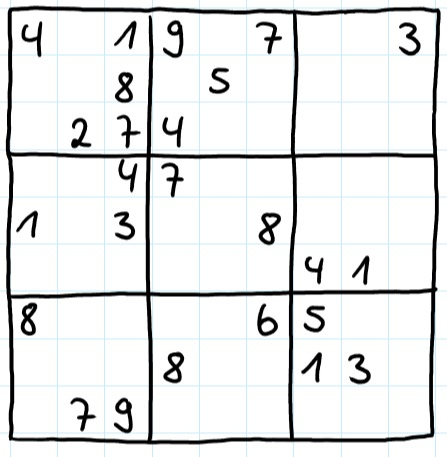
#> input picture images/bla3.jpeg, 447 x 457 px
$ python -i image_recognition.py   (imports and definitions only)
#> lines starting #> are read from the running program, lines starting #| are printed output that depends on the picture; after the words box and inside, x2 and y2 are one past the last pixel; in counts of white or black regions, pixels touching at a corner belong together
#> further down, picture is the input picture: shape (457, 447, 3); mean B, G, R 230.5, 230.3, 229.1
"""Contains functions for image recognition and manipulation
table of content:
    load_image
        resize_loaded_image
    image_proc_routine
        image_processing
            preprocessing_image UNUSED
            cropping_image
            scaling_image
            proc_cropped_image
            visualizing_current_image_processing
            formatting_sudoku_matrix
        identify_grid
            get_contours_filtered
            repair_lines
    draw_output_image
        draw_number
    save_output_image
    display_image_and_wait"""

import cv2
import pytesseract as tes
import numpy as np
from imutils import contours, convenience

# [32 lines left out: functions load_image, resize_loaded_image, display_image_and_wait, not called in this run]

def image_proc_routine(input_image, ausgabe_parameter=None):
    """image_proc_routine(input_image, ausgabe_parameter)
    -> tuple of (sudoku_matrix, coor_list, input_image)
    defaults: ausgabe_parameter=None

    requires image as input, use png!
    tuple contains: [0] empty sudoku matrix [1] list of coordinates [2] input_image
    detects grid and reads numbers"""
    sudoku_matrix, coor_list = image_processing(input_image, 0, False) # suggestion 150 True
    if ausgabe_parameter == "Ausgabe":
        for row in sudoku_matrix:
            print(row)
    return (sudoku_matrix, coor_list, input_image)

## combines all processing of the input_image
def image_processing(input_image, visualizing_time=0, with_mask=False):
    """image_processing(input_image, visualizing_time, with_mask)
    -> tuple of sudoku_matrix, coor_list
    defaults: visualizing_time=0, with_mask=False
    optional: can visualize mask and single boxes

    main process, combines processing of imput_image
    identifies grid and each single box
    creates a mask to read single boxes
    saves coordinate for each box
    saves sudoku_matrix, numbers are numbers and spaces are zeroes"""
    sudoku_matrix = []
    grid_data = identify_grid(input_image)

    ## Jede Kontur wird genutzt um eine Maske zu erstellen
    ## Es wird über die Matrix der Konturen iteriert
    ## Das input_image wird maskiert und Tesseract übergeben
    ## Der Tesseract-Output wird in einer string Matrix gespeichert
    ## creates a list of proper coordinates
    coor_list = []
    for row in grid_data: #for (i, row) in enumerate(grid_data, start=0):
        next_row = []
        for single_contour in row: #for (j, single_contour) in enumerate(row, start=0):
            mask = np.zeros(input_image.shape, dtype=np.uint8)
            cv2.drawContours(mask, [single_contour], -1, (255,255,255), -1)
            result = cv2.bitwise_and(input_image, mask)
            result[mask==0] = 255 #macht alles weiß, wo die maske 0 ist
            if len(single_contour) == 4:
                coor = np.concatenate(single_contour[0:3:2]).ravel().tolist()
    ## holt die obere linke und untere rechte koordinate, entfernt unnötiges nestig, cast zu liste
            else:
                bounding_c = cv2.boundingRect(single_contour)
                coor = [bounding_c[0], bounding_c[1], bounding_c[0]+bounding_c[2], bounding_c[1]+bounding_c[3]]
            coor_list.append(coor)
            result = cropping_image(result, coor)
            result = scaling_image(result)
            result = proc_cropped_image(result)

            visualizing_current_image_processing(result, mask, visualizing_time, with_mask)

            next_row.append(tes.image_to_string(result, config="--psm 10"))

        sudoku_matrix.append(next_row)
    sudoku_matrix = formatting_sudoku_matrix(sudoku_matrix, "int")

    return sudoku_matrix, coor_list

def identify_grid(input_image):
    """identify_grid(input_image)
    -> grid data (coordinates of boxes)

    identifies grid by filtering everything but the grid
    then repairing maybe broken grid lines
    then outputting coordinates of each box inside the grid
    returns a matrix with the coordinates of each box
    9x9x4 9 rows, 9 columns, 4 coordinates for the box"""
    ## blurring
    blurred_image = cv2.GaussianBlur(input_image,(3,3),0)
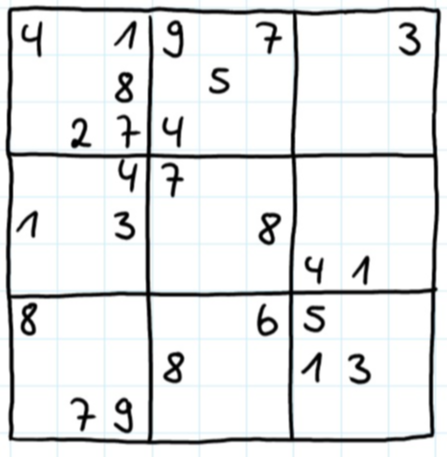
#> blurred_image: shape (457, 447, 3); mean B, G, R 230.6, 230.3, 229.2

    ## greyscaling
    ## macht Bild schwarz-weiß
    greyscale_image = cv2.cvtColor(blurred_image, cv2.COLOR_BGR2GRAY)

    ## thresholding, adaptive with gauss
    ## setzt Pixel auf 0 oder 255 wenn eine Schwelle überschritten wird, Adaptiv.
    threshold_image = cv2.adaptiveThreshold(greyscale_image,255,cv2.ADAPTIVE_THRESH_MEAN_C, cv2.THRESH_BINARY_INV,5,1)
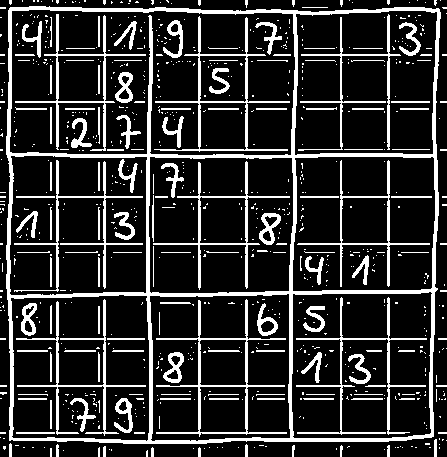
#> threshold_image: shape (457, 447); 18% white; 840 white regions (707 under 20 px)

    ## filtering out numbers and noise to detect boxes
    ## filtert alle nummern und anderen kram raus, nur gitter.
    contours_of_image = cv2.findContours(threshold_image, cv2.RETR_TREE, cv2.CHAIN_APPROX_SIMPLE)
#> contours_of_image = 866 contours, 757 with area under 20; largest, box (x1, y1, x2, y2) and area: (6, 6, 441, 444) 184686, (9, 9, 296, 156) 39924, (291, 291, 433, 439) 19954, (149, 293, 291, 442) 19767, (294, 10, 438, 156) 19537
    contours_of_image = contours_of_image[0] if len(contours_of_image) == 2 else contours_of_image[1]
    for ele in contours_of_image:
        area = cv2.contourArea(ele)
        if area < 1000:
            cv2.drawContours(threshold_image, [ele], -1, (0,0,0), -1)
#> this loop made 866 passes
#> area on passes 33, 39, 40: 20.5, 23, 22
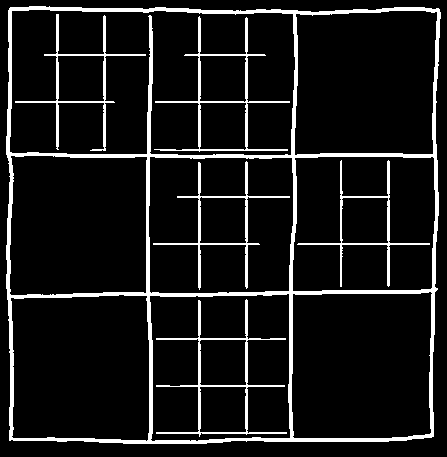
#> threshold_image: shape (457, 447); 9.4% white; 6 white regions, box (x1, y1, x2, y2) and area: (6, 6, 441, 444) 13000, (156, 299, 287, 437) 1492, (154, 16, 290, 152) 1411, (15, 14, 146, 151) 1175, (153, 161, 290, 290) 1141, (297, 160, 430, 287) 974

    ## repairs horizontal and vertical lines
    ## inverts repaired image, so it fits our later masking
    ## moved process into a function for reusability in later loop
    ## successfull contours will be exactly 81 because 9*9
    inverted_repaired_image = repair_lines(threshold_image, 9, invert=True)
    contours_of_image = get_contours_filtered(inverted_repaired_image)
    ## adjusts repair process if we detect a different amount of contours
    ## contours need to be 81
    ## else the process changes the iterations of eroding and dilating
    ##
    ## RICEFIELD ausgang einbauen falls wir nie 81 finden
    ## --- missing currently --- error exist if we completly fail
    repair_iter_counter = 2
    while(len(contours_of_image)) != 81:
        inverted_repaired_image = repair_lines(threshold_image, repair_iter_counter, invert=True)
        contours_of_image = get_contours_filtered(inverted_repaired_image)
        repair_iter_counter += 1
        if repair_iter_counter == 100:
            #RICEFIELD EXCEPTION HANDLING
            print("ERROR GRID NOT IDENTIFIED")
            return

    ## sorts contours for our matrix
    ## first we sort by left and right within a row
    ## second we invert the order of the rows so upside-down gets fixed
    sudoku_rows = []
    row = []
    for (i, single_contour) in enumerate(contours_of_image, start=1):
        row.append(single_contour)
        if i % 9 == 0:
            (contours_of_image, _) = contours.sort_contours(row, method="left-to-right")
            ## hier bereits richtig von l nach r
            sudoku_rows.append(contours_of_image)
            row = []
    sudoku_rows.reverse() ## sortiert hiermit richtiv von o nach u


    return sudoku_rows

# [15 lines left out: function visualizing_current_image_processing, not called in this run]

def preprocessing_image(input_image):
    """UNUSED"""
    return

# [50 lines left out: functions cropping_image, scaling_image, proc_cropped_image, not called in this run]

def repair_lines(input_image, iterations, v_kernel_size=(1,5), h_kernel_size=(5,1), invert=True):
    """repair_lines(input_image, iterations, v_kernel_size, h_kernel_size, invert=True)
    -> repaired_image
    defaults: v_kernel_size=(1,5), h_kernel_size=(5,1), invert=True

    part of identify_grid
    strengthens lines my morphing up and down
    repairs grid"""
#> called with iterations = 9, v_kernel_size = (1, 5), h_kernel_size = (5, 1), invert = True
    vertical_kernel = cv2.getStructuringElement(cv2.MORPH_RECT, v_kernel_size)
#> vertical_kernel = [1, 1, 1, 1, 1]
    repaired_image = cv2.morphologyEx(input_image, cv2.MORPH_CLOSE, vertical_kernel, iterations=iterations)
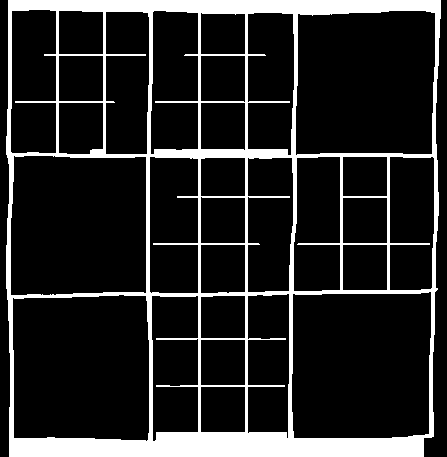
#> repaired_image: shape (457, 447); 15.3% white; 1 white region, box (x1, y1, x2, y2) and area: (6, 0, 441, 457) 31312
    horizontal_kernel = cv2.getStructuringElement(cv2.MORPH_RECT, h_kernel_size)
#> horizontal_kernel = [[1, 1, 1, 1, 1]]
    repaired_image = cv2.morphologyEx(repaired_image, cv2.MORPH_CLOSE, horizontal_kernel, iterations=iterations)
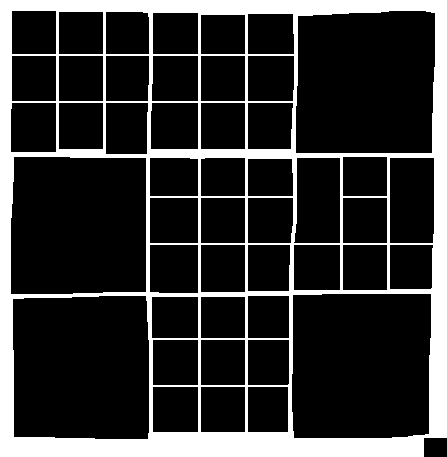
#> repaired_image: shape (457, 447); 20.1% white; 1 white region, box (x1, y1, x2, y2) and area: (0, 0, 447, 457) 40968
    if invert == True:
        return 255-repaired_image
#> returned value: shape (457, 447); 79.9% white; 1 black region
    return repaired_image

def get_contours_filtered(input_image):
    """get_contours_filtered(input_image)
    -> contours_of_image

    part of identify_grid
    gets contours
    can adjust index of contours"""
    contours_of_image = cv2.findContours(input_image, cv2.RETR_TREE, cv2.CHAIN_APPROX_SIMPLE)
#> contours_of_image = 48 contours; largest, box (x1, y1, x2, y2) and area: (292, 294, 431, 438) 19336, (296, 11, 435, 153) 18810, (13, 296, 149, 439) 18727, (11, 157, 146, 294) 17902, (390, 158, 434, 243) 3604
    contours_of_image = contours_of_image[0] if len(contours_of_image) == 2 else contours_of_image[1]
    return contours_of_image

# [71 lines left out: functions formatting_sudoku_matrix, draw_output_image, draw_number, save_output_image, not called in this run]

>>> import cv2
>>> picture = cv2.imread('images/bla3.jpeg')
>>> result = image_proc_routine(picture)
#> the loop in identify_grid, `while(len(contours_of_image)) != 81:` made 98 passes
#| ERROR GRID NOT IDENTIFIED
#> pass 1, in repair_lines (call 2), `repaired_image = cv2.morphologyEx(input_image, cv2.MORPH_CLOSE, vertic..`:
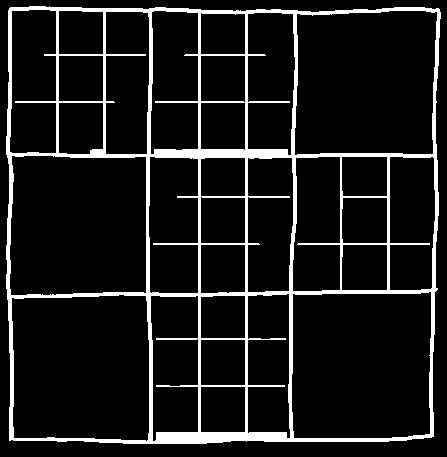
#> repaired_image: shape (457, 447); 10.2% white; 1 white region, box (x1, y1, x2, y2) and area: (6, 6, 441, 444) 20799
#> pass 1, in repair_lines (call 2), `repaired_image = cv2.morphologyEx(repaired_image, cv2.MORPH_CLOSE, hor..`:
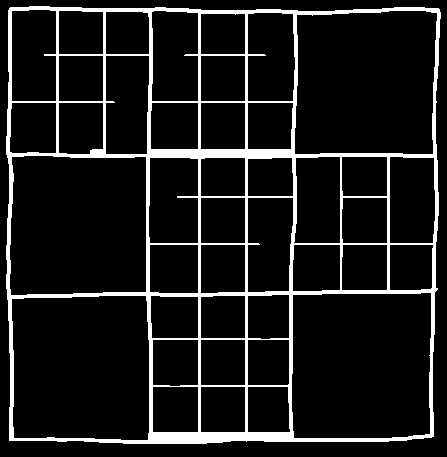
#> repaired_image: shape (457, 447); 10.3% white; 1 white region, box (x1, y1, x2, y2) and area: (6, 6, 441, 444) 21075
#> after the loop in identify_grid, `while(len(contours_of_image)) != 81:`: inverted_repaired_image: shape (457, 447); every value is 0
#> after the loop in identify_grid, `while(len(contours_of_image)) != 81:`: repair_iter_counter = 100
#> after the loop in image_processing, `for row in grid_data:`: coor_list = []
#> (the run stopped early here; a loop or call above may not have finished)
